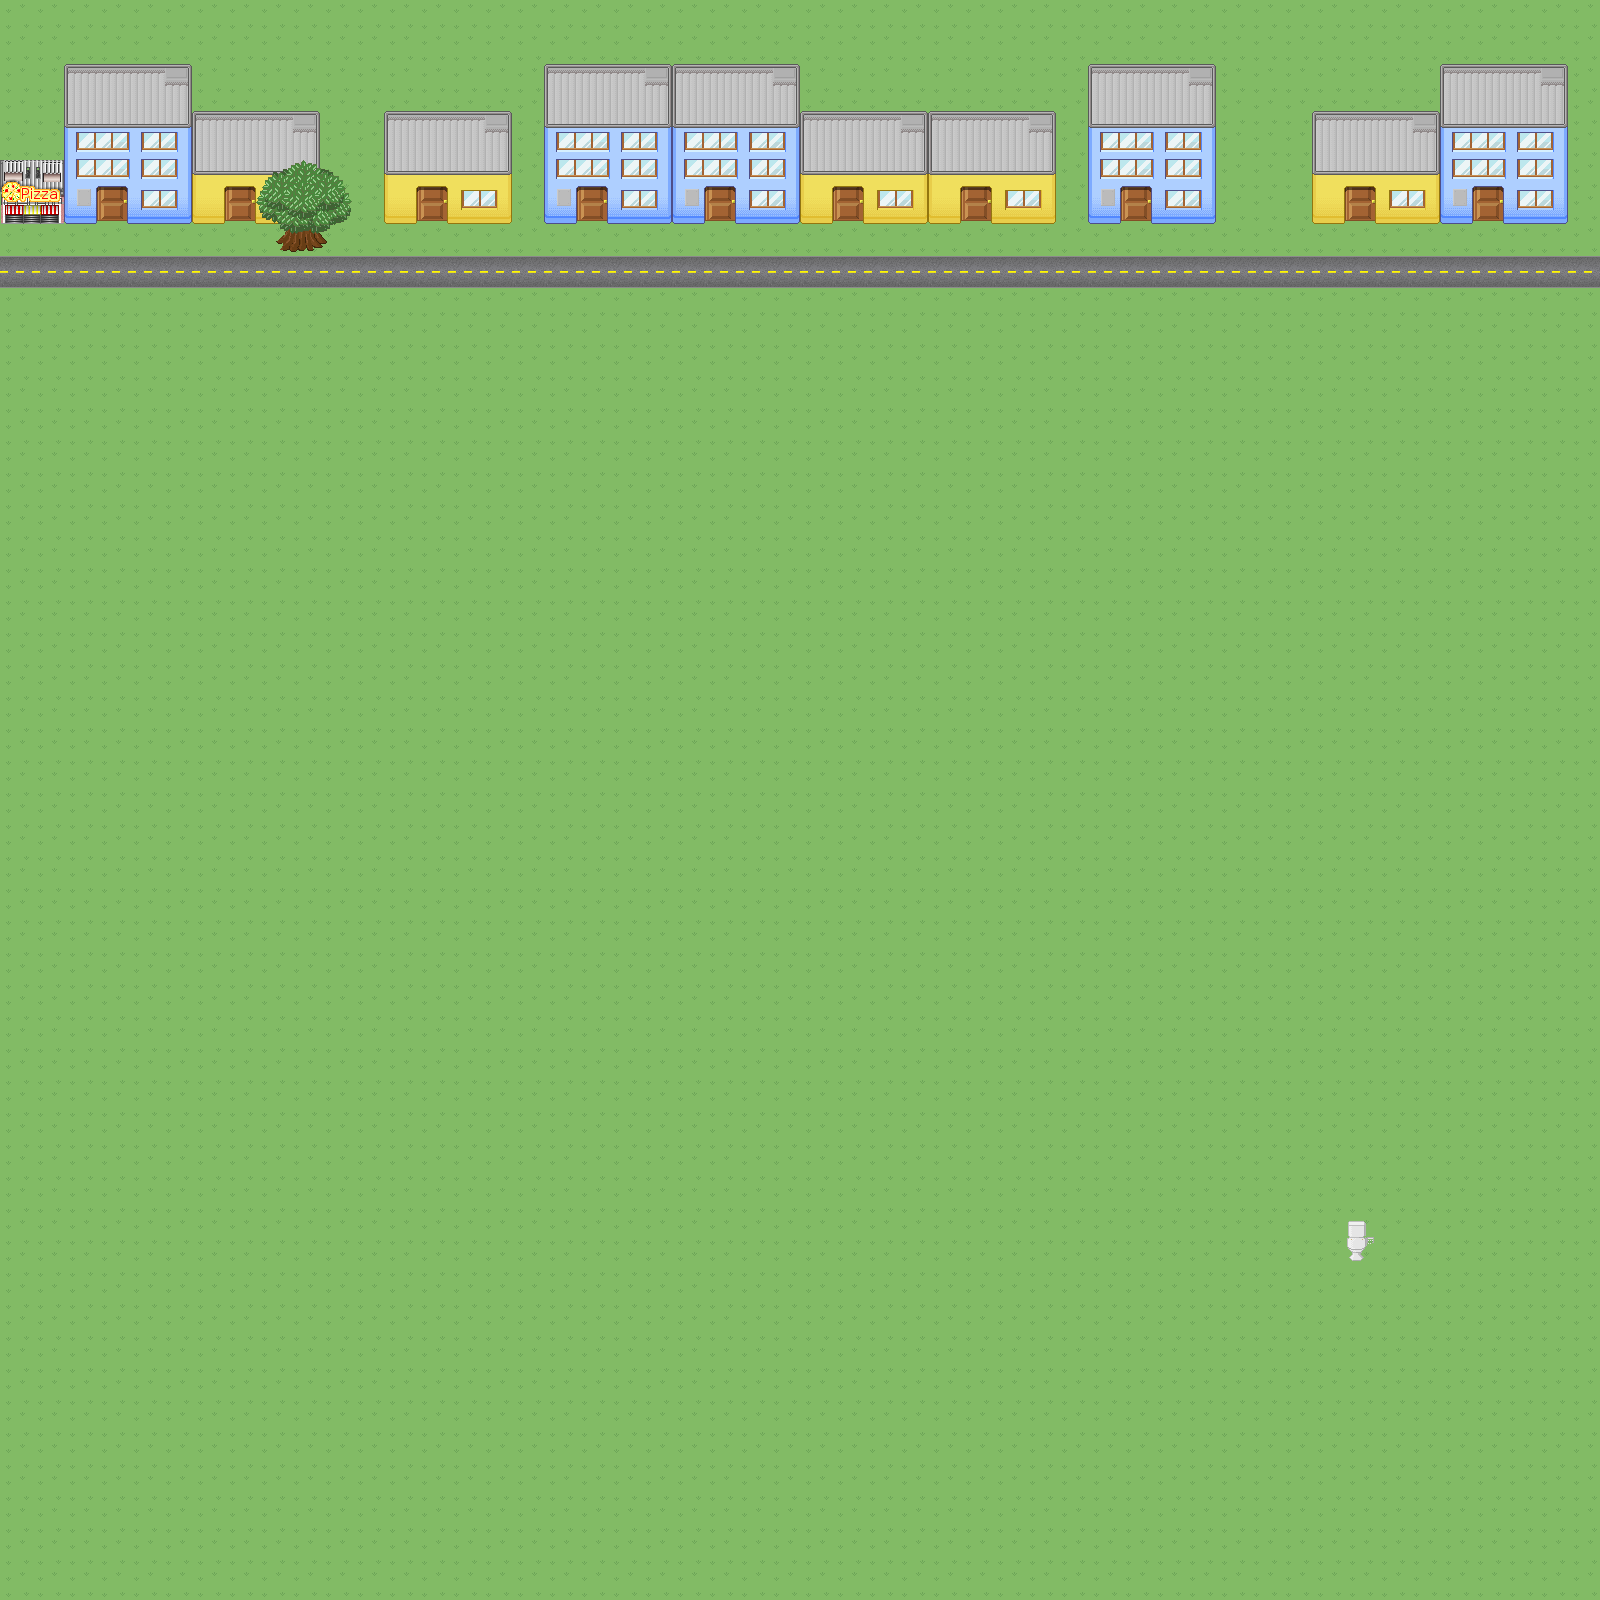

This is a level from a 2D game, rendered from its Tiled map with the project's own tilesets. A one-line summary and the map file follow, with tile-layer data summarised:
An orthogonal 50x50 tile map with 32x32 px tiles, 3 tile layers (ground, buildings, trees) and 15 objects (2x trump, player, pizzaEntrance).

<map version="1.2" tiledversion="1.3.4" orientation="orthogonal" renderorder="right-down" width="50" height="50" tilewidth="32" tileheight="32" infinite="0" nextlayerid="9" nextobjectid="8">
 <editorsettings>
  <export target="test.lua" format="lua" />
 </editorsettings>
 <tileset firstgid="1" name="test" tilewidth="32" tileheight="32" tilecount="345" columns="15">
  <image source="../tilesets/test.png" trans="000000" width="480" height="736" />
  <tile id="201">
   <objectgroup draworder="index" id="2">
    <object id="1" x="0" y="-0.189237" width="32.0757" height="32.2649" />
   </objectgroup>
  </tile>
  <tile id="202">
   <objectgroup draworder="index" id="2">
    <object id="1" x="0" y="0" width="31.9811" height="31.8865" />
   </objectgroup>
  </tile>
  <tile id="214">
   <objectgroup draworder="index" id="2">
    <object id="1" x="0.0946186" y="0" width="31.7918" height="31.7918" />
   </objectgroup>
  </tile>
  <tile id="215">
   <properties>
    <property name="collidable" value="true" />
   </properties>
   <objectgroup draworder="index" id="2">
    <object id="1" x="0.189237" y="0.0946186" width="31.6972" height="30.9403" />
   </objectgroup>
  </tile>
  <tile id="216">
   <objectgroup draworder="index" id="2">
    <object id="1" x="-0.0946186" y="0" width="31.9811" height="31.6026" />
   </objectgroup>
  </tile>
  <tile id="217">
   <objectgroup draworder="index" id="2">
    <object id="1" x="0" y="-0.0946186" width="31.8865" height="31.8865" />
   </objectgroup>
  </tile>
  <tile id="255">
   <objectgroup draworder="index" id="2">
    <object id="1" x="23.3708" y="-0.283856" width="8.70491" height="7.19101" />
    <object id="2" x="20.5322" y="7.09639" width="11.3542" height="19.9645" />
   </objectgroup>
  </tile>
  <tile id="256">
   <objectgroup draworder="index" id="3">
    <object id="3" x="-0.0946186" y="0.0946186" width="31.9811" height="28.291" />
   </objectgroup>
  </tile>
  <tile id="257">
   <objectgroup draworder="index" id="2">
    <object id="1" x="0" y="-0.0946186" width="15.0444" height="8.79953" />
    <object id="2" x="0" y="8.70491" width="7.00177" height="15.6121" />
   </objectgroup>
  </tile>
 </tileset>
 <layer id="3" name="ground" width="50" height="50">
  <data>[2500 cells, 2500 non-empty, 2 distinct tile ids]</data>
 </layer>
 <layer id="4" name="buildings" width="50" height="50">
  <properties>
   <property name="collidable" type="bool" value="true" />
  </properties>
  <data>[2500 cells, 186 non-empty, 42 distinct tile ids]</data>
 </layer>
 <layer id="5" name="trees" width="50" height="50">
  <properties>
   <property name="collidable" type="bool" value="true" />
  </properties>
  <data>[2500 cells, 9 non-empty, 9 distinct tile ids]</data>
 </layer>
 <objectgroup id="8" name="sprites">
  <object id="5" name="trump" x="621.333" y="400">
   <properties>
    <property name="Is" value="enemy" />
   </properties>
  </object>
  <object id="6" name="trump" x="654.667" y="494.667">
   <properties>
    <property name="Is" value="enemy" />
   </properties>
  </object>
  <object id="7" name="player" x="192" y="384" width="32" height="32" />
  <object id="4" name="pizzaEntrance" x="254.667" y="572" width="206.667" height="185.333">
   <properties>
    <property name="Is" value="door" />
    <property name="LeadsTo" value="pizza" />
   </properties>
  </object>
 </objectgroup>
</map>
